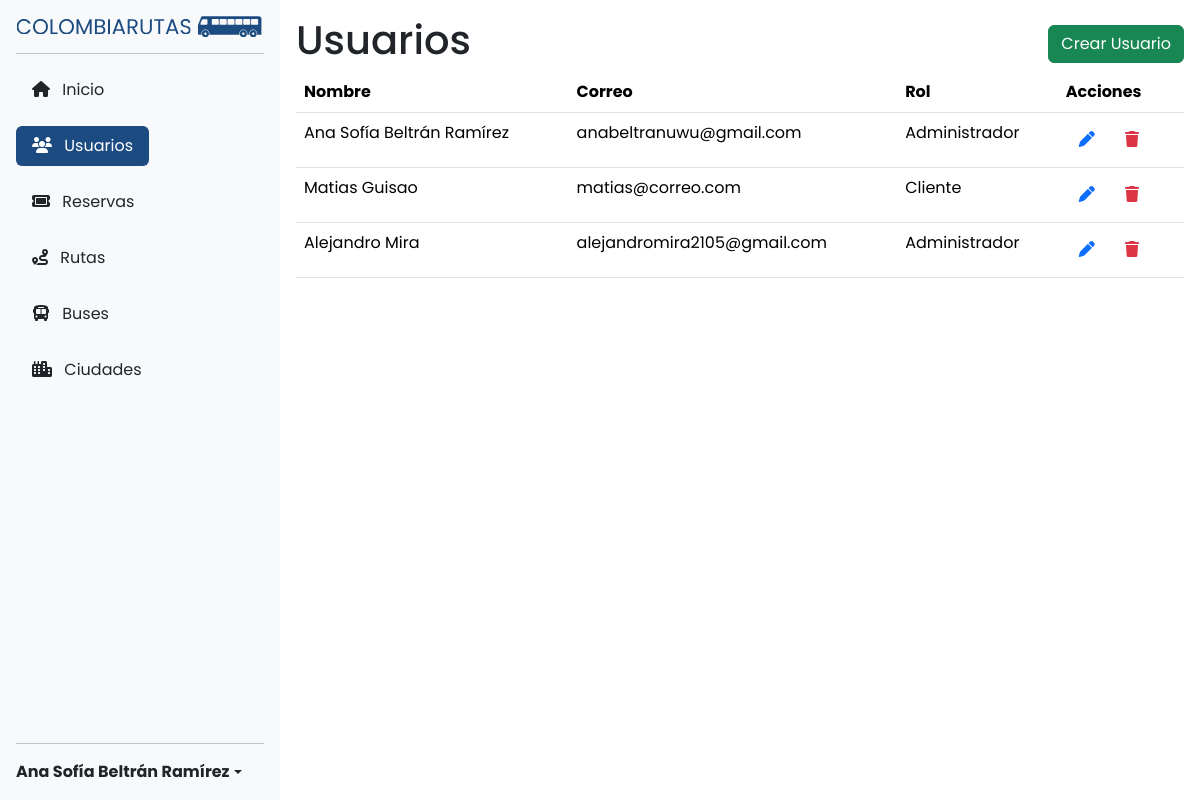
Page /admin.php?p=usuarios (signed in) on the committed database.
### tables this page shows
CREATE TABLE `usuarios` (
  `ID_usuario` int(11) NOT NULL,
  `Nombre_Completo` varchar(80) DEFAULT NULL,
  `Correo_Electronico` varchar(100) DEFAULT NULL,
  `Contrasena` varchar(255) DEFAULT NULL,
  `Telefono` varchar(20) DEFAULT NULL,
  `Rol` varchar(20) DEFAULT NULL
);

### modules/funciones.php (called while the page is built, shortened)
<?php
    function ejecutarConsulta($query) {
        $host = 'localhost';
        $usuario = 'root';
        $contrasena = '';
        $base_de_datos = 'colombia_transporte';
        $conexionDB = mysqli_connect($host, $usuario, $contrasena, $base_de_datos);
        $resultado = mysqli_query($conexionDB, $query);
        return $resultado;
    }
?>

### pages/usuarios.php (the view, shortened to what this page needs)
<?php
    $usuarios = ejecutarConsulta("SELECT * FROM usuarios");
?>
<section>
    <header class="d-flex align-items-center justify-content-between shadow-none p-0">
        <h1><?= $modulo == 'leer' ? 'Usuarios' : 'Crear usuario' ?></h1>
        <?php if ($modulo == 'leer'): ?>
            <a class="btn btn-success" href="?p=usuarios&modulo=crear">Crear Usuario</a>
        <?php else:?>
            <a class="btn btn-secondary" href="?p=usuarios">Volver</a>
        <?php endif ?>
    </header>
    <article>
        <?php if($modulo == 'leer'):?>
            <table class="table">
                <thead class="thead-light">
                    <tr>
                        <th>Nombre</th>
                        <th>Correo</th>
                        <th>Rol</th>
                        <th>Acciones</th>
                    </tr>
                </thead>
                <tbody>
                    <?php while ($usuario = mysqli_fetch_assoc($usuarios)):?>
                        <tr>
                            <td><?=$usuario["Nombre_Completo"]?></td>
                            <td><?=$usuario["Correo_Electronico"]?></td>
                            <td><?=$usuario["Rol"]?></td>
                            <td>
                                <a class="btn text-primary" href="?p=usuarios&modulo=editar&id=<?=$usuario["ID_usuario"]?>"><i class="fa fa-pen"></i></a>
                                <button class="btn text-danger" onclick="eliminarUsuario('usuarios', <?= $usuario["ID_usuario"] ?>)"><i class="fa fa-trash"></i></button>
                            </td>
                        </tr>
                    <?php endwhile; ?>
                </tbody>
            </table>
        <?php endif; ?>
    </article>
</section>

### css/estilos.css (style rules this page uses)
:root { --colorPrincipal: #1C4B82; --colorPrincipalTransparente: #1c4c8250; }
* { font-family: 'Poppins', sans-serif; margin: 0; padding: 0; box-sizing: border-box; }
header { padding: 2em; box-shadow: 0 0 .5em var(--colorPrincipalTransparente); }

### rows in the picture
usuarios: Nombre_Completo "Ana Sofía Beltrán Ramírez", Correo_Electronico "anabeltranuwu@gmail.com", Rol "Administrador"
usuarios: Nombre_Completo "Matias Guisao", Correo_Electronico "matias@correo.com", Rol "Cliente"
usuarios: Nombre_Completo "Alejandro Mira", Correo_Electronico "alejandromira2105@gmail.com", Rol "Administrador"

### other values in the picture
$_SESSION['Nombre_Completo'] "Ana Sofía Beltrán Ramírez"
